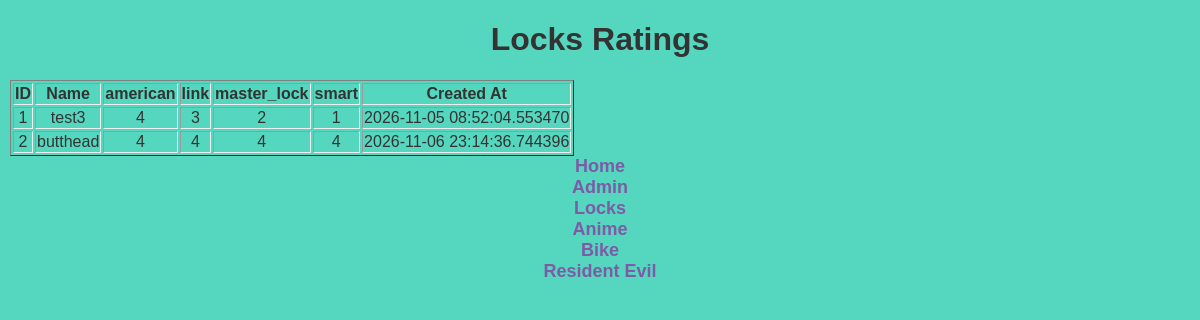
The app's page /admin/locksResults with its own data.
### dbDef.py (models this page shows)
class LockRatings(db.Model):
    id = db.Column(db.Integer, primary_key=True)
    american = db.Column(db.Integer, nullable=False)
    link = db.Column(db.Integer, nullable=False)
    master_lock = db.Column(db.Integer, nullable=False)
    smart = db.Column(db.Integer, nullable=False)
    name = db.Column(db.String(50),nullable=False)
    created_at = db.Column(db.DateTime)

### app.py (the view)
@app.route("/admin/locksResults")
def locksResults():
     locksResults = LockRatings.query.all()
     return render_template("/locks/locksResults.html", locksResults = locksResults)

### templates/locks/locksResults.html (shortened to what this page needs)
{% extends 'baseAdmin.html' %}
{% block content %}
<h1>Locks Ratings</h1>
<table class="table table-striped" border="1">
    <tr>
        <th>ID</th>
        <th>Name</th>
        <th>american</th>
        <th>link</th>
        <th>master_lock</th>
        <th>smart</th>
        <th>Created At</th>
    </tr>
    {% for feedback in locksResults %}
    <tr>
        <td>{{ feedback.id }}</td>
        <td>{{ feedback.name }}</td>
        <td>{{ feedback.american }}</td>
        <td>{{ feedback.link }}</td>
        <td>{{ feedback.master_lock }}</td>
        <td>{{ feedback.smart }}</td>
        <td>{{ feedback.created_at }}</td>
    </tr>
    {% endfor %}
</table>
{% endblock %}

### static/css/style.css (style rules this page uses)
body { font-family: Arial, sans-serif; margin: 10px; background-color: #55D6BE; color: #333; text-align: center; font-size: 48; text-shadow: purple; }
tr { box-shadow: purple; border: 10px; text-shadow: crimson; border: 5px; }
td { font-family:'Franklin Gothic Medium', 'Arial Narrow', Arial, sans-serif; }

### records on screen
LockRatings: id "1", name "test3", american "4", link "3", master_lock "2", smart "1", created_at "2026-11-05 08:52:04.553470"
LockRatings: id "2", name "butthead", american "4", link "4", master_lock "4", smart "4", created_at "2026-11-06 23:14:36.744396"
